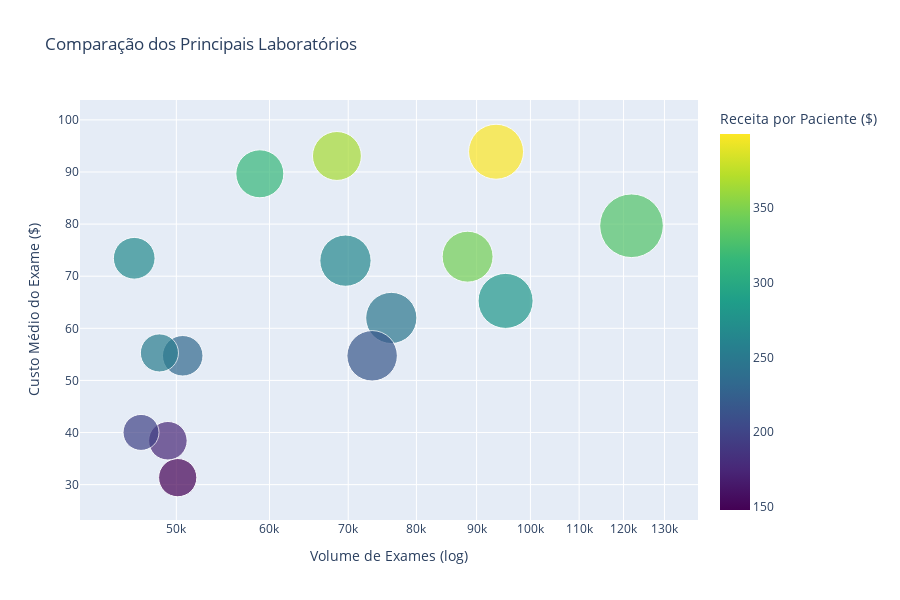

Notebook source saved alongside this figure:
### Markdown cell above
### 4.7 Comparação de Desempenho dos Principais Laboratórios

Vamos comparar os principais laboratórios em termos de volume de exames, receita média por paciente e custo médio dos exames.

### Code cell
# Adicionar métricas para os top 15 laboratórios
top_labs = lab_performance_sorted.copy()
top_labs['revenue_per_patient'] = top_labs['total_revenue'] / top_labs['unique_patients']

# Criar gráfico de comparação interativo
fig = px.scatter(top_labs,
                x='num_exams', 
                y='avg_cost',
                size='unique_patients', 
                color='revenue_per_patient',
                hover_name='lab_id',
                log_x=True,
                size_max=45,
                color_continuous_scale='viridis',
                title='Comparação dos Principais Laboratórios')

fig.update_layout(height=600, width=900,
                 xaxis_title='Volume de Exames (log)',
                 yaxis_title='Custo Médio do Exame ($)',
                 coloraxis_colorbar_title='Receita por Paciente ($)')

fig.show()

### Figure 1 — Plotly figure (JSON) as saved in the notebook; plotly's stock layout.template omitted (floating-point values rounded to 4 significant figures)
{"data": [{"hovertemplate": "<b>%{hovertext}</b><br><br>num_exams=%{x}<br>avg_cost=%{y}<br>unique_patients=%{marker.size}<br>revenue_per_patient=%{marker.color}<extra></extra>", "hovertext": ["L133", "L152", "L139", "L121", "L166", "L662", "L156", "L123", "L155", "L141", "L132", "L126", "L664", "L158", "L061"], "legendgroup": "", "marker": {"color": [329.7, 282.1, 399.4, 345.7, 247.6, 216.8, 265.9, 366.1, 315.2, 232.0, 147.9, 175.0, 253.3, 198.1, 267.2], "coloraxis": "coloraxis", "size": [29454, 22035, 21976, 18863, 19065, 18519, 19112, 17408, 16749, 11944, 10622, 10799, 10555, 9425, 12655], "sizemode": "area", "sizeref": 14.55, "symbol": "circle"}, "mode": "markers", "name": "", "orientation": "v", "showlegend": false, "type": "scatter", "x": [121886, 95255, 93495, 88430, 76159, 73354, 69625, 68469, 58878, 50631, 50135, 49180, 48370, 46660, 46043], "xaxis": "x", "y": [79.68, 65.26, 93.89, 73.74, 61.99, 54.72, 72.99, 93.07, 89.65, 54.73, 31.34, 38.42, 55.27, 40.02, 73.44], "yaxis": "y"}], "layout": {"coloraxis": {"colorbar": {"title": {"text": "Receita por Paciente ($)"}}, "colorscale": [[0, "#440154"], [0.1111, "#482878"], [0.2222, "#3e4989"], [0.3333, "#31688e"], [0.4444, "#26828e"], [0.5556, "#1f9e89"], [0.6667, "#35b779"], [0.7778, "#6ece58"], [0.8889, "#b5de2b"], [1, "#fde725"]]}, "height": 600, "legend": {"itemsizing": "constant", "tracegroupgap": 0}, "title": {"text": "Comparação dos Principais Laboratórios"}, "width": 900, "xaxis": {"anchor": "y", "domain": [0, 1], "title": {"text": "Volume de Exames (log)"}, "type": "log"}, "yaxis": {"anchor": "x", "domain": [0, 1], "title": {"text": "Custo Médio do Exame ($)"}}}}
